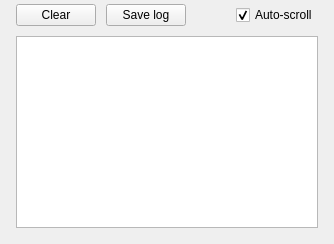
         <widget class="QWidget" name="pageConsole">
          <layout class="QVBoxLayout" name="pageConsoleLayout">
           <property name="spacing">
            <number>10</number>
           </property>
           <property name="leftMargin">
            <number>16</number>
           </property>
           <property name="topMargin">
            <number>4</number>
           </property>
           <property name="rightMargin">
            <number>16</number>
           </property>
           <property name="bottomMargin">
            <number>16</number>
           </property>
           <item>
            <layout class="QHBoxLayout" name="consoleToolbarLayout">
             <item>
              <widget class="QPushButton" name="btnClearLog">
               <property name="text">
                <string>Clear</string>
               </property>
              </widget>
             </item>
             <item>
              <widget class="QPushButton" name="btnSaveLog">
               <property name="text">
                <string>Save log</string>
               </property>
              </widget>
             </item>
             <item>
              <spacer name="consoleSpacer">
               <property name="orientation">
                <enum>Qt::Horizontal</enum>
               </property>
               <property name="sizeHint" stdset="0">
                <size>
                 <width>40</width>
                 <height>20</height>
                </size>
               </property>
              </spacer>
             </item>
             <item>
              <widget class="QCheckBox" name="chkAutoscroll">
               <property name="text">
                <string>Auto-scroll</string>
               </property>
               <property name="checked">
                <bool>true</bool>
               </property>
              </widget>
             </item>
            </layout>
           </item>
           <item>
            <widget class="QPlainTextEdit" name="logView">
             <property name="readOnly">
              <bool>true</bool>
             </property>
            </widget>
           </item>
          </layout>
         </widget>
